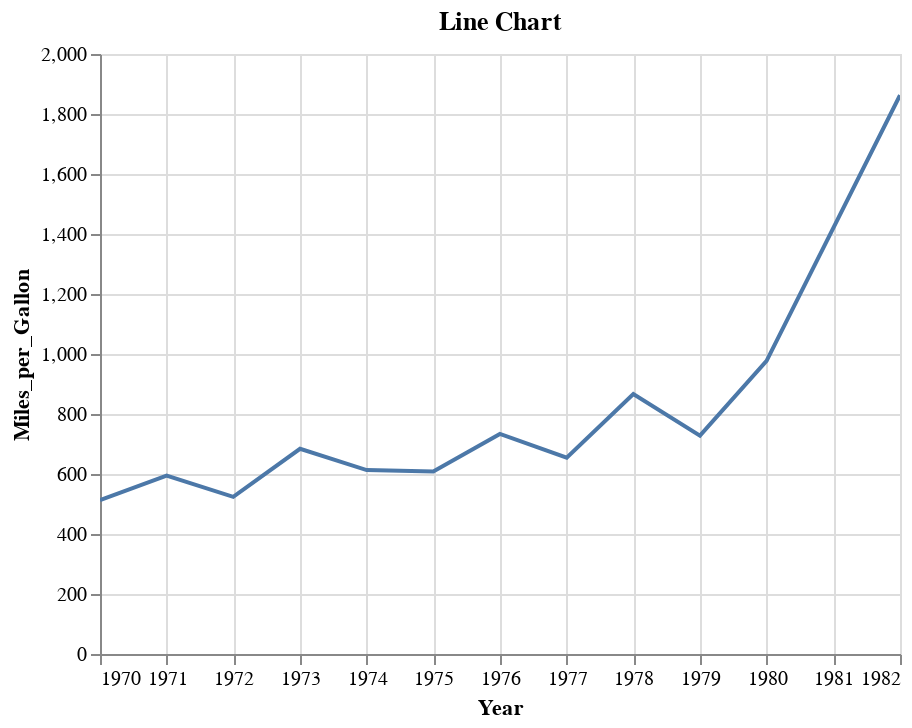

Notebook source saved alongside this figure:
### Code cell
# Line Plot
alt.Chart(line_df).mark_line().encode(
x="Year:T", y="Miles_per_Gallon:Q", tooltip=["Year", "Miles_per_Gallon"]).properties(title="Line Chart").interactive()

### Figure 1 — Vega-Lite specification as saved in the notebook (floating-point values rounded to 4 significant figures)
{"config": {"view": {"continuousWidth": 400, "continuousHeight": 300}}, "data": {"name": "data-cec9477f4bd8df620c6f51754dba0afb"}, "mark": "line", "encoding": {"tooltip": [{"field": "Year", "type": "temporal"}, {"field": "Miles_per_Gallon", "type": "quantitative"}], "x": {"field": "Year", "type": "temporal"}, "y": {"field": "Miles_per_Gallon", "type": "quantitative"}}, "selection": {"selector002": {"type": "interval", "bind": "scales", "encodings": ["x", "y"]}}, "title": "Line Chart", "$schema": "https://vega.github.io/schema/vega-lite/v4.17.0.json", "datasets": {"data-cec9477f4bd8df620c6f51754dba0afb": [{"Year": "1970-01-01T00:00:00", "Miles_per_Gallon": 513.0}, {"Year": "1971-01-01T00:00:00", "Miles_per_Gallon": 595.0}, {"Year": "1972-01-01T00:00:00", "Miles_per_Gallon": 524.0}, {"Year": "1973-01-01T00:00:00", "Miles_per_Gallon": 684.0}, {"Year": "1974-01-01T00:00:00", "Miles_per_Gallon": 613.0}, {"Year": "1975-01-01T00:00:00", "Miles_per_Gallon": 608.0}, {"Year": "1976-01-01T00:00:00", "Miles_per_Gallon": 733.5}, {"Year": "1977-01-01T00:00:00", "Miles_per_Gallon": 654.5}, {"Year": "1978-01-01T00:00:00", "Miles_per_Gallon": 866.2}, {"Year": "1979-01-01T00:00:00", "Miles_per_Gallon": 727.7}, {"Year": "1980-01-01T00:00:00", "Miles_per_Gallon": 977.2}, {"Year": "1982-01-01T00:00:00", "Miles_per_Gallon": 1863.0}]}}
